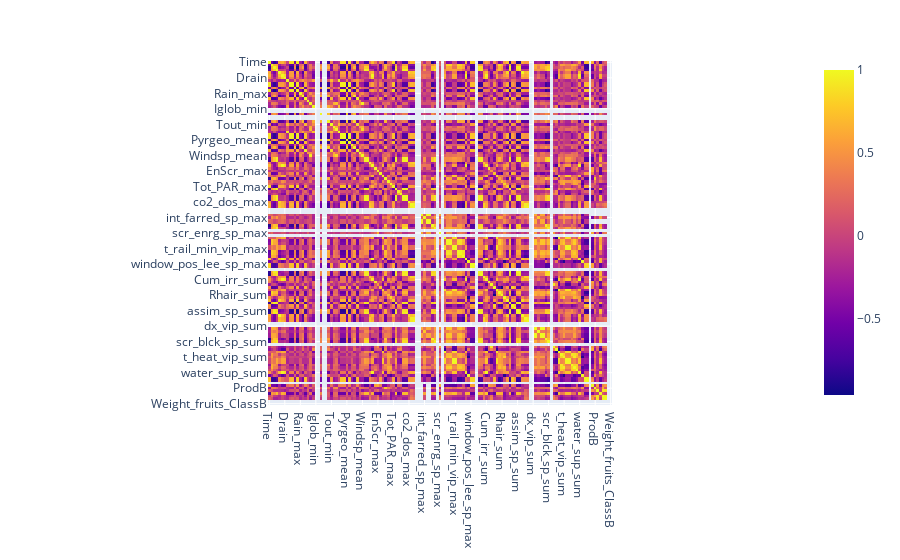

The notebook cell this image was saved under:
### Code cell
px.imshow(corr_res)

### Figure 1 — Plotly figure (JSON) as saved in the notebook; plotly's stock layout.template omitted (floating-point values rounded to 4 significant figures; data arrays with more than 128 entries replaced by an {"elided": "..."} marker saying what was removed)
{"data": [{"coloraxis": "coloraxis", "hovertemplate": "x: %{x}<br>y: %{y}<br>color: %{z}<extra></extra>", "name": "0", "type": "heatmap", "x": {"elided": "133 str values"}, "xaxis": "x", "y": {"elided": "133 str values"}, "yaxis": "y", "z": {"elided": "133x133 float values"}}], "layout": {"coloraxis": {"colorscale": [[0, "#0d0887"], [0.1111, "#46039f"], [0.2222, "#7201a8"], [0.3333, "#9c179e"], [0.4444, "#bd3786"], [0.5556, "#d8576b"], [0.6667, "#ed7953"], [0.7778, "#fb9f3a"], [0.8889, "#fdca26"], [1, "#f0f921"]]}, "margin": {"t": 60}, "xaxis": {"anchor": "y", "constrain": "domain", "domain": [0, 1], "scaleanchor": "y"}, "yaxis": {"anchor": "x", "autorange": "reversed", "constrain": "domain", "domain": [0, 1]}}}
